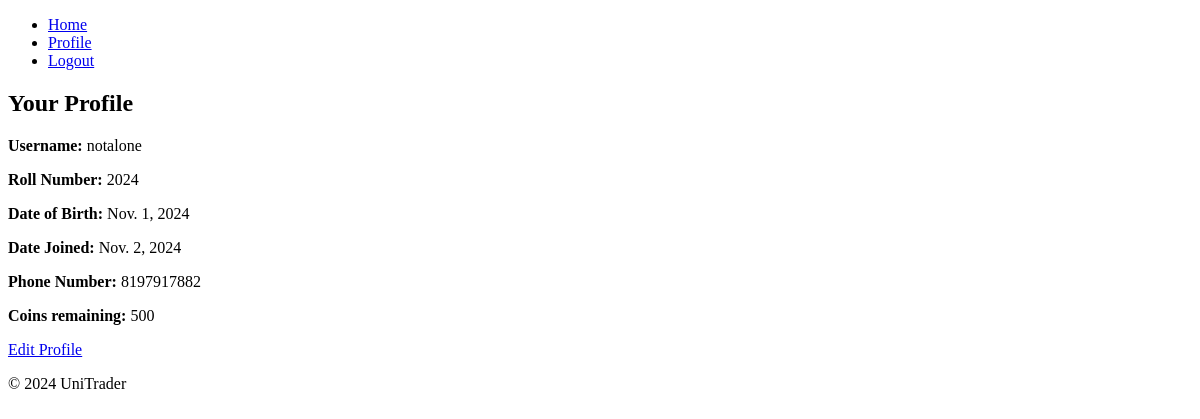
The page /profile/ (signed in) on the database as committed earlier.
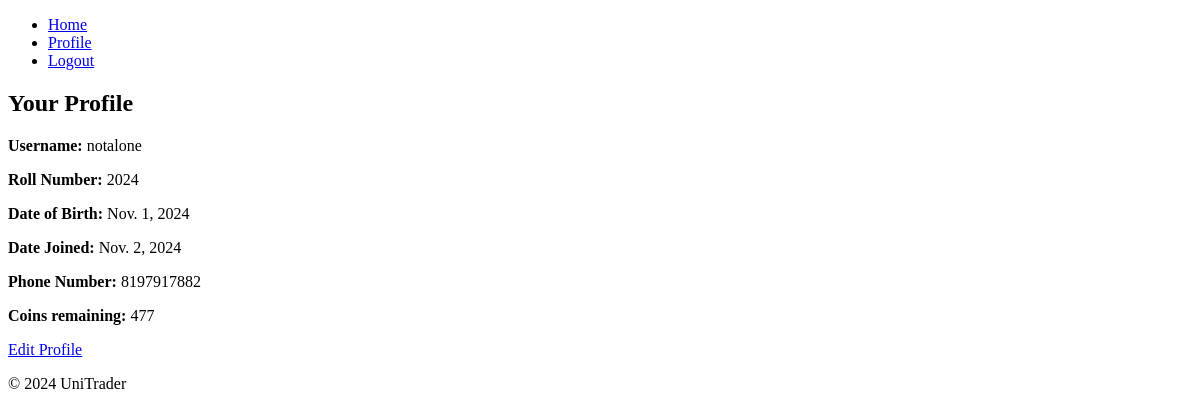
The same page on the database as committed later.
### unitrader/models.py (models this page shows, shortened)
class Profile(models.Model):
    user = models.OneToOneField(User, on_delete=models.CASCADE)
    roll_number = models.CharField(max_length=20, unique=True)
    date_of_birth = models.DateField()
    age = models.IntegerField()
    date_joined = models.DateField(auto_now_add=True)
    ph_number = models.CharField(max_length=15)
    coins = models.IntegerField(default=500)

### unitrader/views.py (the view)
# urls.py: path('profile/', views.profile, name='profile'),
@login_required
def profile(request):
    profile = request.user.profile  # Fetch the profile associated with the logged-in user
    context = {
        'profile': profile,
    }
    return render(request, 'unitrader/profile.html', context)

### templates/unitrader/profile.html
{% extends "unitrader/base.html" %}
{% block content %}
<h2>Your Profile</h2>
<p><strong>Username:</strong> {{ user.username }}</p>
<p><strong>Roll Number:</strong> {{ profile.roll_number }}</p>
<p><strong>Date of Birth:</strong> {{ profile.date_of_birth }}</p>
<p><strong>Date Joined:</strong> {{ profile.date_joined}}</p>
<p><strong>Phone Number:</strong> {{ profile.ph_number }}</p>
<p><strong>Coins remaining:</strong> {{ profile.coins }}</p>
<p><a href="{% url 'edit_profile' %}">Edit Profile</a></p>
{% endblock %}

Rows that differ between the two databases and show on the page:
changed Profile: coins "500" → "477"
